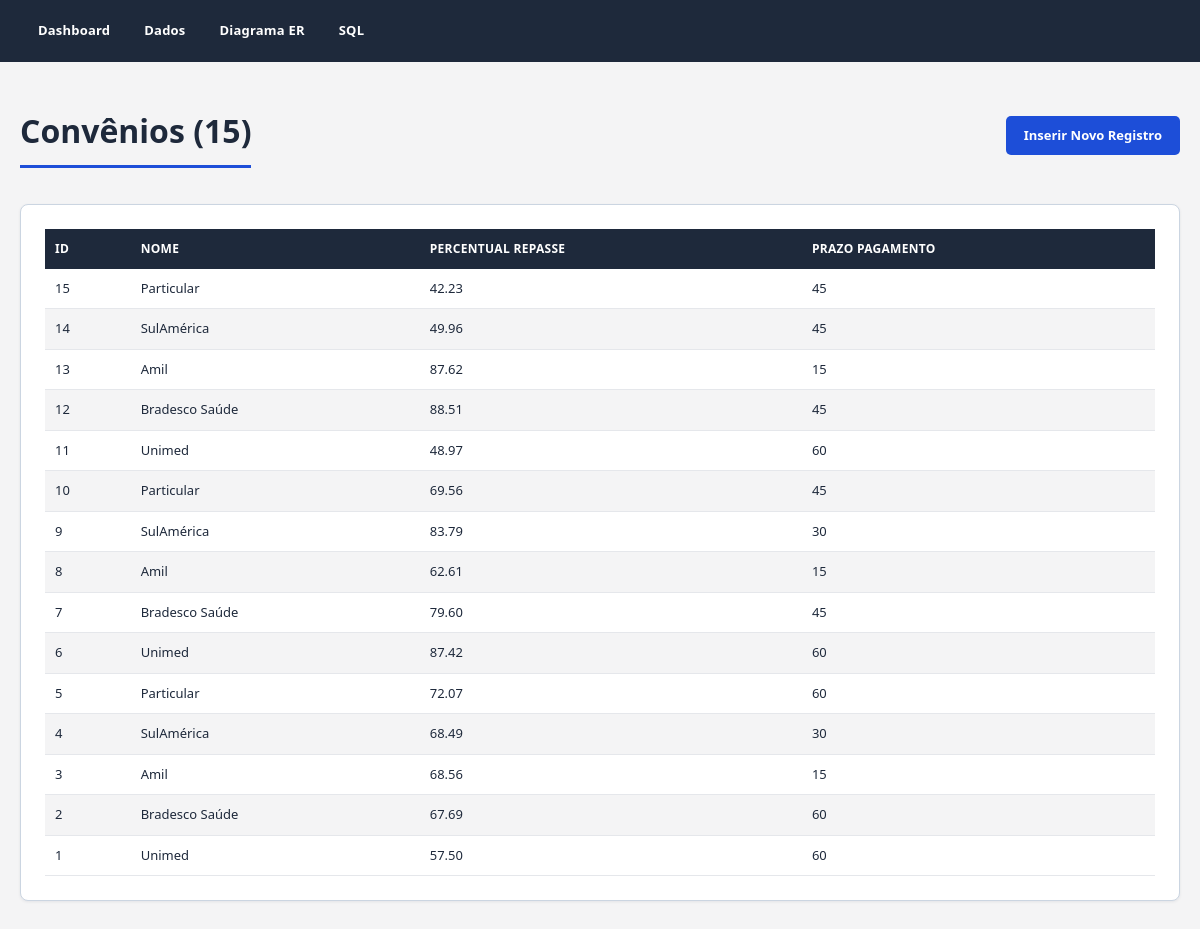
/convenio/, run on the app's committed database.
### hospital/models.py (models this page shows, shortened)
class Convenio(models.Model):
    nome = models.CharField(max_length=150)
    percentual_repasse = models.DecimalField(max_digits=5, decimal_places=2)
    prazo_pagamento = models.IntegerField()
    class Meta:
        verbose_name = "Convênio"
        verbose_name_plural = "Convênios"

### hospital/views.py (the view)
# urls.py: path("<str:model_slug>/", views.list_view, name="list_view"),
def list_view(request, model_slug):
    cfg = MODEL_REGISTRY.get(model_slug)
    if not cfg:
        messages.error(request, "Entidade não encontrada.")
        return redirect("dashboard")
    model = cfg["model"]
    objetos = model.objects.all().order_by("-id")[:300]
    campos = [field.verbose_name for field in model._meta.fields]
    linhas = []
    for obj in objetos:
        linha = []
        for field in model._meta.fields:
            display_method = f"get_{field.name}_display"
            if hasattr(obj, display_method) and field.choices:
                linha.append(getattr(obj, display_method)())
            else:
                linha.append(getattr(obj, field.name))
        linhas.append(linha)
    contexto = {
        "label": cfg["label"],
        "slug": model_slug,
        "campos": campos,
        "linhas": linhas,
        "total": model.objects.count(),
    }
    return render(request, "hospital/generic_list.html", contexto)

### hospital/templates/hospital/generic_list.html (shortened to what this page needs)
{% extends "hospital/base.html" %}
{% block content %}
<div class="barra-acoes">
    <h1 class="secao-titulo">{{ label }} ({{ total }})</h1>
    <a class="btn" href="{% url 'create_view' model_slug=slug %}">Inserir Novo Registro</a>
</div>
<div class="card">
    <table>
        <thead>
            <tr>
                {% for c in campos %}
                <th>{{ c }}</th>
                {% endfor %}
            </tr>
        </thead>
        <tbody>
            {% for linha in linhas %}
            <tr>
                {% for valor in linha %}
                <td>{{ valor|default_if_none:"-" }}</td>
                {% endfor %}
            </tr>
            {% empty %}
            <tr><td>Nenhum registro encontrado.</td></tr>
            {% endfor %}
        </tbody>
    </table>
</div>
{% endblock %}

### hospital/templates/hospital/base.html (style rules this page uses)
:root { --azul: #1d4ed8; --azul-escuro: #1e293b; --azul-claro: #3b82f6; --cinza-claro: #f4f4f5; --cinza-medio: #e5e7eb; --cinza-borda: #cbd5e1; --branco: #ffffff; }
* { box-sizing: border-box; }
body { margin: 0; font-family: "Segoe UI", Arial, Helvetica, sans-serif; background-color: var(--cinza-claro); color: var(--azul-escuro); line-height: 1.5; }
.card { background-color: var(--branco); border: 1px solid var(--cinza-borda); border-radius: 8px; padding: 24px; margin-bottom: 24px; overflow-x: auto; box-shadow: 0 1px 3px rgba(30, 41, 59, 0.08); }
table { width: 100%; border-collapse: collapse; background-color: var(--branco); }
table th { background-color: var(--azul-escuro); color: var(--branco); text-align: left; padding: 11px 10px; font-size: 12px; text-transform: uppercase; letter-spacing: 0.3px; white-space: nowrap; }
table td { padding: 10px; border-bottom: 1px solid var(--cinza-medio); font-size: 13px; white-space: nowrap; }
table tr:nth-child(even) td { background-color: var(--cinza-claro); }
.btn { display: inline-block; background-color: var(--azul); color: var(--branco); border: none; padding: 10px 18px; border-radius: 5px; cursor: pointer; text-decoration: none; font-size: 13px; font-weight: 600; transition: background-color 0.15s ease; }
.secao-titulo { color: var(--azul-escuro); border-bottom: 3px solid var(--azul); padding-bottom: 10px; margin-bottom: 18px; display: inline-block; }
.barra-acoes { display: flex; justify-content: space-between; align-items: center; margin-bottom: 18px; flex-wrap: wrap; gap: 10px; }

### data on the page
Convenio: linha "Particular" "42.23"
Convenio: linha "SulAmérica" "49.96"
Convenio: linha "Amil" "87.62"
Convenio: linha "Bradesco Saúde" "88.51"
Convenio: linha "Unimed" "48.97"
Convenio: linha "Particular" "69.56"
Convenio: linha "SulAmérica" "83.79"
Convenio: linha "Amil" "62.61"
Convenio: linha "Bradesco Saúde" "79.60"
Convenio: linha "Unimed" "87.42"
Convenio: linha "Particular" "72.07"
Convenio: linha "SulAmérica" "68.49"
Convenio: linha "Amil" "68.56"
Convenio: linha "Bradesco Saúde" "67.69"
Convenio: linha "Unimed" "57.50"

### other printed values
{{ label }} "Convênios"
{{ total }} "15"
{{ c }} "ID" "NOME" "PERCENTUAL REPASSE" "PRAZO PAGAMENTO"
{{ valor|default_if_none:"-" }} "15" "45" "14" "45" "13" "15" "12" "45" "11" "60" "10" "45" "9" "30" "8" "15" "7" "45" "6" "60" "5" "60" "4" "30" "3" "15" "2" "60" "1" "60"
